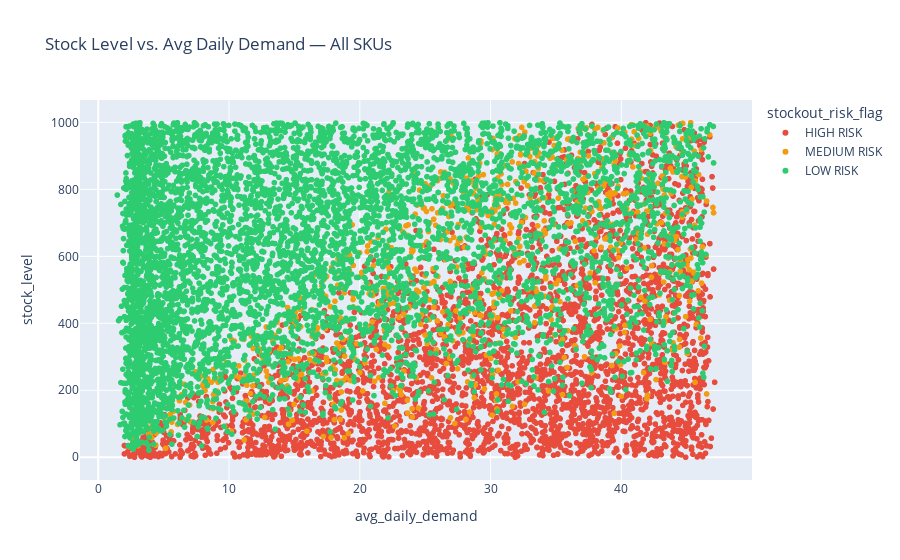

Notebook code for this chart:
### Code cell
fig = px.scatter(df, x="avg_daily_demand", y="stock_level",
                 color="stockout_risk_flag",
                 color_discrete_map=colors,
                 hover_data=["sku_id", "category", "safety_stock_buffer"],
                 title="Stock Level vs. Avg Daily Demand — All SKUs")
fig.show()

### Figure 1 — Plotly figure (JSON) as saved in the notebook; plotly's stock layout.template omitted (floating-point values rounded to 4 significant figures; data arrays with more than 128 entries replaced by an {"elided": "..."} marker saying what was removed)
{"data": [{"customdata": {"elided": "3445x3 mixed values"}, "hovertemplate": "stockout_risk_flag=HIGH RISK<br>avg_daily_demand=%{x}<br>stock_level=%{y}<br>sku_id=%{customdata[0]}<br>category=%{customdata[1]}<br>safety_stock_buffer=%{customdata[2]}<extra></extra>", "legendgroup": "HIGH RISK", "marker": {"color": "#e74c3c", "symbol": "circle"}, "mode": "markers", "name": "HIGH RISK", "showlegend": true, "type": "scattergl", "x": {"elided": "3445 float values"}, "xaxis": "x", "y": {"elided": "3445 int values"}, "yaxis": "y"}, {"customdata": {"elided": "786x3 mixed values"}, "hovertemplate": "stockout_risk_flag=MEDIUM RISK<br>avg_daily_demand=%{x}<br>stock_level=%{y}<br>sku_id=%{customdata[0]}<br>category=%{customdata[1]}<br>safety_stock_buffer=%{customdata[2]}<extra></extra>", "legendgroup": "MEDIUM RISK", "marker": {"color": "#f39c12", "symbol": "circle"}, "mode": "markers", "name": "MEDIUM RISK", "showlegend": true, "type": "scattergl", "x": {"elided": "786 float values"}, "xaxis": "x", "y": {"elided": "786 int values"}, "yaxis": "y"}, {"customdata": {"elided": "5769x3 mixed values"}, "hovertemplate": "stockout_risk_flag=LOW RISK<br>avg_daily_demand=%{x}<br>stock_level=%{y}<br>sku_id=%{customdata[0]}<br>category=%{customdata[1]}<br>safety_stock_buffer=%{customdata[2]}<extra></extra>", "legendgroup": "LOW RISK", "marker": {"color": "#2ecc71", "symbol": "circle"}, "mode": "markers", "name": "LOW RISK", "showlegend": true, "type": "scattergl", "x": {"elided": "5769 float values"}, "xaxis": "x", "y": {"elided": "5769 int values"}, "yaxis": "y"}], "layout": {"legend": {"title": {"text": "stockout_risk_flag"}, "tracegroupgap": 0}, "title": {"text": "Stock Level vs. Avg Daily Demand — All SKUs"}, "xaxis": {"anchor": "y", "domain": [0, 1], "title": {"text": "avg_daily_demand"}}, "yaxis": {"anchor": "x", "domain": [0, 1], "title": {"text": "stock_level"}}}}
